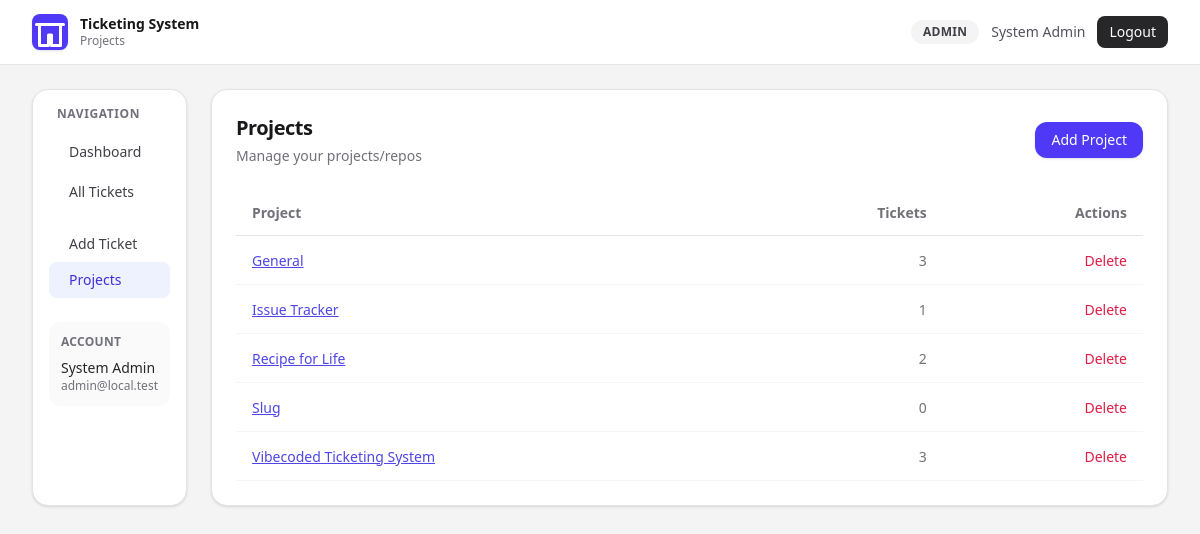
The app's page /projects.php (signed in) with its own data.
### tables this page shows
CREATE TABLE Project (id INTEGER PRIMARY KEY AUTOINCREMENT, name TEXT NOT NULL UNIQUE, repoUrl TEXT, createdAt DATETIME DEFAULT CURRENT_TIMESTAMP, branch TEXT);

### src/db.php (called while the page is built, shortened)
<?php
function db(): PDO
{
    static $pdo = null;
    if ($pdo instanceof PDO) {
        return $pdo;
    }
    $databasePath = dirname(__DIR__) . '/prisma/dev.db';
    $pdo = new PDO('sqlite:' . $databasePath);
    $pdo->setAttribute(PDO::ATTR_ERRMODE, PDO::ERRMODE_EXCEPTION);
    $pdo->setAttribute(PDO::ATTR_DEFAULT_FETCH_MODE, PDO::FETCH_ASSOC);
    return $pdo;
}

### public/projects.php (the view, shortened to what this page needs)
<?php
require_once __DIR__ . '/../src/db.php';
$user = currentUser();
$projectList = db()->query("SELECT name FROM Project ORDER BY name ASC")->fetchAll();
?>
<!DOCTYPE html>
<html lang="en">
<head>
  <link rel="stylesheet" href="/assets/app.css">
</head>
<body class="min-h-screen bg-zinc-100 text-zinc-900 antialiased">
  <nav class="sticky top-0 z-30 border-b border-zinc-200 bg-white/95 backdrop-blur">
    <div class="mx-auto flex h-16 max-w-[1400px] items-center justify-between px-4 sm:px-6 lg:px-8">
      <div class="flex items-center gap-3">
        <span class="inline-flex h-9 w-9 items-center justify-center rounded-lg bg-indigo-600 text-white shadow-sm">
          <svg viewBox="0 0 24 24" class="h-5 w-5" fill="none" stroke="currentColor" stroke-width="2" stroke-linecap="round" stroke-linejoin="round">
            <path d="M3 7h18"></path>
            <path d="M5 7v14h6V14h2v7h6V7"></path>
          </svg>
        </span>
        <div>
          <p class="text-sm font-semibold leading-tight">Ticketing System</p>
          <p class="text-xs text-zinc-500">Projects</p>
        </div>
      </div>
      <div class="flex items-center gap-3">
        <span class="rounded-full bg-zinc-100 px-3 py-1 text-xs font-semibold uppercase tracking-wide text-zinc-700"><?= htmlspecialchars((string) $user['role'], ENT_QUOTES, 'UTF-8') ?></span>
        <span class="hidden text-sm text-zinc-600 md:inline"><?= htmlspecialchars((string) $user['name'], ENT_QUOTES, 'UTF-8') ?></span>
        <form method="post">
          <button class="rounded-lg bg-zinc-800 px-3 py-1.5 text-sm font-medium text-white transition hover:bg-zinc-900">Logout</button>
        </form>
      </div>
    </div>
  </nav>
  <main class="mx-auto max-w-[1400px] px-4 py-6 sm:px-6 lg:px-8">
    <section class="flex gap-6">
      <aside class="sticky top-20 h-fit w-60 flex-none rounded-2xl border border-zinc-200 bg-white p-4 shadow-sm">
        <p class="px-2 text-xs font-semibold uppercase tracking-wider text-zinc-500">Navigation</p>
        <nav class="mt-3 space-y-1">
          <a href="/" class="flex items-center gap-2 rounded-lg px-3 py-2 text-sm font-medium text-zinc-700 hover:bg-zinc-100">
            Dashboard
          </a>
          <a href="/tickets.php" class="flex items-center gap-2 rounded-lg px-3 py-2 text-sm font-medium text-zinc-700 hover:bg-zinc-100">
            All Tickets
          </a>
        </nav>
        <a href="/add-ticket.php" class="mt-4 flex items-center gap-2 rounded-lg px-3 py-2 text-sm font-medium text-zinc-700 transition hover:bg-zinc-100">
          Add Ticket
        </a>
        <a href="/projects.php" class="flex items-center gap-2 rounded-lg px-3 py-2 text-sm font-medium bg-indigo-50 text-indigo-700">
          Projects
        </a>
        <div class="mt-6 rounded-xl bg-zinc-50 p-3">
          <p class="text-xs font-semibold uppercase tracking-wide text-zinc-500">Account</p>
          <p class="mt-2 text-sm font-medium text-zinc-800"><?= htmlspecialchars((string) $user['name'], ENT_QUOTES, 'UTF-8') ?></p>
          <p class="text-xs text-zinc-500"><?= htmlspecialchars((string) $user['email'], ENT_QUOTES, 'UTF-8') ?></p>
        </div>
      </aside>
      <div class="flex-1 space-y-6">
        <div class="rounded-2xl border border-zinc-200 bg-white p-6 shadow-sm">
          <div class="flex items-center justify-between">
            <div>
              <h1 class="text-xl font-bold tracking-tight">Projects</h1>
              <p class="mt-1 text-sm text-zinc-500">Manage your projects/repos</p>
            </div>
            <button onclick="document.getElementById('add-project-modal').showModal()" class="rounded-xl bg-indigo-600 px-4 py-2 text-sm font-medium text-white shadow-sm transition hover:bg-indigo-700">Add Project</button>
          </div>
          <div class="mt-6 overflow-x-auto">
            <table class="w-full" style="border-collapse:collapse;">
                <thead>
                <tr style="border-bottom:1px solid #e5e5e5;">
                  <th style="padding:12px 16px;text-align:left;font-size:14px;font-weight:600;color:#71717a;">Project</th>
                  <th style="padding:12px 16px;text-align:right;font-size:14px;font-weight:600;color:#71717a;">Tickets</th>
                  <th style="padding:12px 16px;text-align:right;font-size:14px;font-weight:600;color:#71717a;">Actions</th>
                </tr>
                </thead>
                <tbody style="border-bottom:1px solid #e5e5e5;">
                <?php if (count($projectList) === 0): ?>
                <tr>
                  <td colspan="3" style="padding:16px;text-align:center;font-size:14px;color:#71717a;">No projects yet.</td>
                </tr>
                <?php else: ?>
                <?php foreach ($projectList as $proj): $projName = $proj['name']; ?>
                <?php $countStmt = db()->prepare("SELECT COUNT(*) as cnt FROM Ticket WHERE project = :p"); $countStmt->execute(['p' => $projName]); $count = (int) $countStmt->fetch()['cnt']; ?>
                <tr style="border-bottom:1px solid #f5f5f5;">
                  <td style="padding:12px 16px;text-align:left;font-size:14px;color:#18181b;font-weight:500;"><a href="/project.php?project=<?= urlencode($projName) ?>" style="color:#4f46e5;text-decoration:underline;"><?= htmlspecialchars($projName, ENT_QUOTES, 'UTF-8') ?></a></td>
                  <td style="padding:12px 16px;text-align:right;font-size:14px;color:#71717a;"><?= $count ?></td>
                  <td style="padding:12px 16px;text-align:right;">
                    <form method="post" style="display:inline;" onsubmit="return confirm('Delete <?= htmlspecialchars($projName) ?>?')">
                      <button type="submit" style="font-size:14px;color:#e11d48;background:none;border:none;cursor:pointer;">Delete</button>
                    </form>
                  </td>
                </tr>
                <?php endforeach; ?>
                <?php endif; ?>
                </tbody>
            </table>
          </div>
        </div>
      </div>
    </section>
  </main>
</body>
</html>

### records on screen
project: name "General", count "3"
project: name "Issue Tracker", count "1"
project: name "Recipe for Life", count "2"
project: name "Slug", count "0"
project: name "Vibecoded Ticketing System", count "3"

### other values on screen
$user['role'] "ADMIN"
$user['name'] "System Admin"
$user['email'] "admin@local.test"
